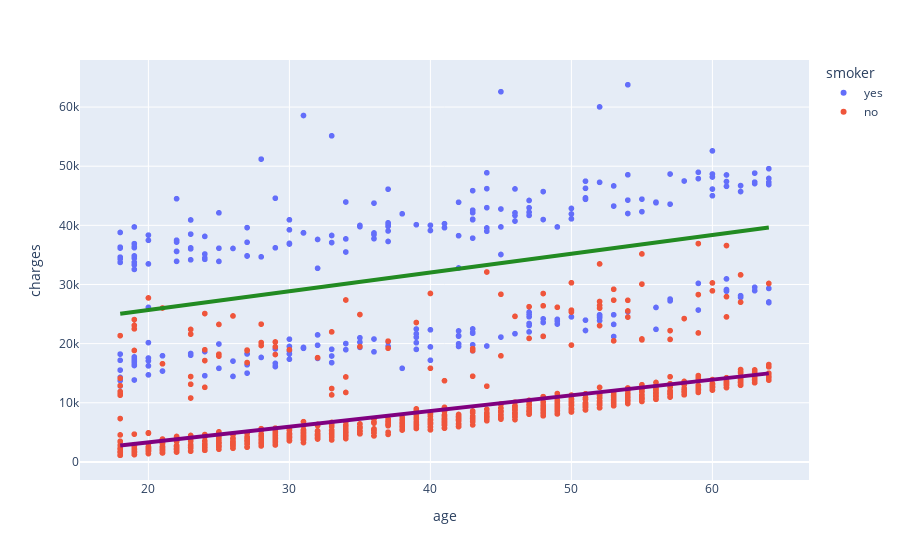

Notebook code cell kept with this figure:
### Markdown cell above
## Let's visualize the trends

### Code cell
# Getting coefficients and intercept of the non smokers
coef_ns = reg_ns.coef_
intercept_ns = reg_ns.intercept_

# Creating the line
x_0_ns = 18
y_0_ns = coef_ns[0]*x_0 + intercept_ns
x_1_ns = 64
y_1_ns = coef_ns[0]*x_1 + intercept_ns

# Getting coefficients and intercept of the non smokers
coef_s = reg_s.coef_
intercept_s = reg_s.intercept_

# Creating the line
x_0_s = 18
y_0_s = coef_s[0]*x_0 + intercept_s
x_1_s = 64
y_1_s = coef_s[0]*x_1 + intercept_s

# Graphs the data and the line on plotly
fig = px.scatter(med, x="age", y="charges", color = 'smoker')
fig.add_shape(type='line', xref="x", yref="y",
    x0 = x_0_ns, y0 = y_0_ns, x1 = x_1_ns, y1 = y_1_ns,
    line = dict(
        color = "purple",
        width = 4,
    )   
)
fig.add_shape(type='line', xref="x", yref="y",
    x0 = x_0_s, y0 = y_0_s, x1 = x_1_s, y1 = y_1_s,
    line = dict(
        color = "forestgreen",
        width = 4,
    )   
)
fig.show()

### Figure 1 — Plotly figure (JSON) as saved in the notebook; plotly's stock layout.template omitted (floating-point values rounded to 4 significant figures; data arrays with more than 128 entries replaced by an {"elided": "..."} marker saying what was removed)
{"data": [{"hovertemplate": "smoker=yes<br>age=%{x}<br>charges=%{y}<extra></extra>", "legendgroup": "yes", "marker": {"color": "#636efa", "symbol": "circle"}, "mode": "markers", "name": "yes", "showlegend": true, "type": "scattergl", "x": {"elided": "274 int values"}, "xaxis": "x", "y": {"elided": "274 float values"}, "yaxis": "y"}, {"hovertemplate": "smoker=no<br>age=%{x}<br>charges=%{y}<extra></extra>", "legendgroup": "no", "marker": {"color": "#EF553B", "symbol": "circle"}, "mode": "markers", "name": "no", "showlegend": true, "type": "scattergl", "x": {"elided": "1064 int values"}, "xaxis": "x", "y": {"elided": "1064 float values"}, "yaxis": "y"}], "layout": {"legend": {"title": {"text": "smoker"}, "tracegroupgap": 0}, "margin": {"t": 60}, "shapes": [{"line": {"color": "purple", "width": 4}, "type": "line", "x0": 18, "x1": 64, "xref": "x", "y0": 2775.0, "y1": 14970.0, "yref": "y"}, {"line": {"color": "forestgreen", "width": 4}, "type": "line", "x0": 18, "x1": 64, "xref": "x", "y0": 25050.0, "y1": 39630.0, "yref": "y"}], "xaxis": {"anchor": "y", "domain": [0, 1], "title": {"text": "age"}}, "yaxis": {"anchor": "x", "domain": [0, 1], "title": {"text": "charges"}}}}
